Frame 1 (no input): blank canvas, image omitted
Frame 60 (no input): blank canvas, image omitted
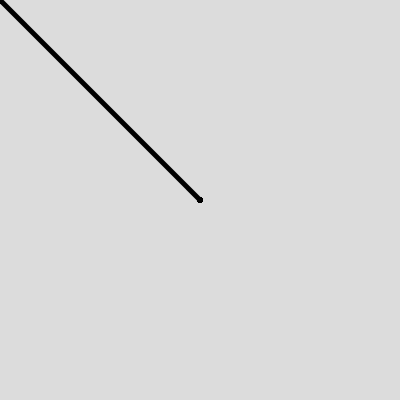
Frame 120 (the mouse pressed at the canvas centre since frame 60)

The p5.js sketch whose frames 1 and 60 were blank and that drew this single picture after the mouse press (run headless with seeded random() and noise() and a simulated clock; from frame 60 on, the mouse is pressed at the canvas centre):

// p5.js sketch
// ── sketch.js
var cnt; // 붓의 형태를 관여하는 변수

function setup() {
  createCanvas(400, 400);
  cnt = 0;
  background(220);
}

function draw() {
  // space키를 누르면 cnt증가
  if(keyIsPressed && keyCode == 32)
    cnt+=1;
  if(cnt == 3) // 붓의 종류 3가지
    cnt = 0;
  
  
  if(cnt == 0) { // 'space' 시 선 모양 변경
    stroke(0); // 기본 색
    
    if(keyCode == 82) // 'R' 붓 색 Red로 변경
      stroke(255, 0, 0);
    else if(keyCode == 71) // 'G' 붓 색 Green로 변경
      stroke(0, 255, 0);
    else if(keyCode == 66) // 'B' 붓 색 Blue로 변경
      stroke(0, 0, 255);
    
    if(mouseIsPressed) {
      // 마우스 클릭시 붓으로 그릴 수 있음
      strokeWeight(5);
      line(pmouseX, pmouseY, mouseX, mouseY);
    }
  } else if(cnt == 1) {
    fill(0);
    
    if(keyCode == 82)
      fill(255, 0, 0);
    else if(keyCode == 71)
      fill(0, 255, 0);
    else if(keyCode == 66)
      fill(0, 0, 255);
    
    if(mouseIsPressed) {
      noStroke();
      ellipse(mouseX, mouseY, 20, 20);
    }
  } else if(cnt == 2) {
    fill(0,20);
    
    if(keyCode == 82)
      fill(255, 0, 0, 20);
    else if(keyCode == 71)
      fill(0, 255, 0, 20);
    else if(keyCode == 66)
      fill(0, 0, 255, 20);
    
    if(mouseIsPressed) {
      noStroke();
      ellipse(mouseX, mouseY, 30, 30);
      ellipse(mouseX + 10, mouseY + 10, 15, 15);
    }
  }
}
